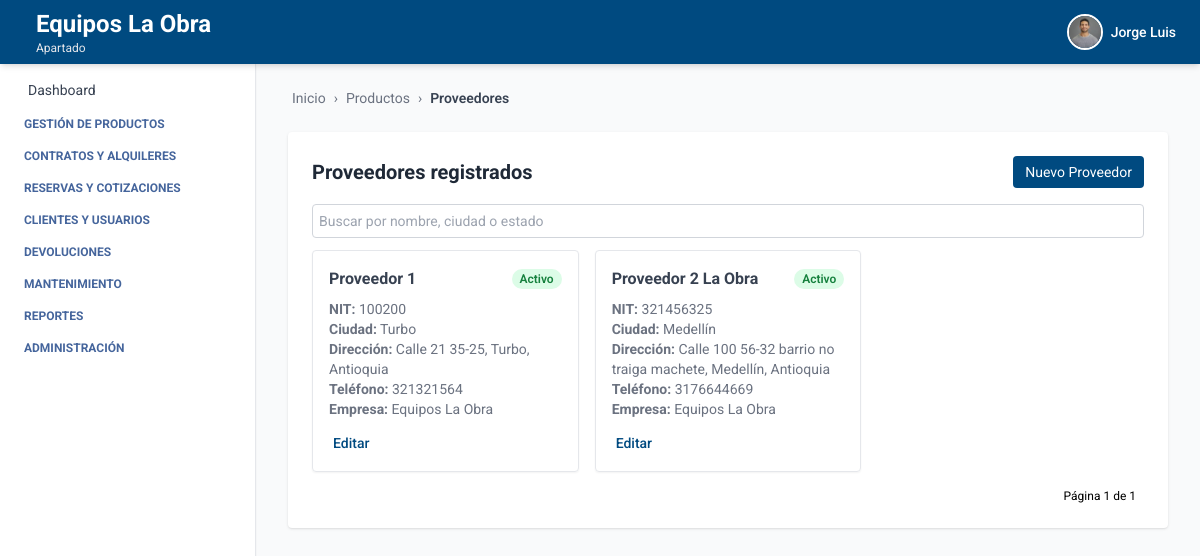
The app's page /productos/proveedores/ (signed in) with its own data.
### autenticacion/models.py (models this page shows, shortened)
class Usuario(AbstractUser):
    telefono = models.CharField(max_length=20, blank=True, null=True)
    empresa = models.ForeignKey(Empresa, on_delete=models.SET_NULL, null=True, blank=True)
    sucursal = models.ForeignKey(Sucursal, on_delete=models.SET_NULL, null=True, blank=True)
    ESTADOS = [
        ("activo", "Activo"),
        ("inactivo", "Inactivo"),
    ]
    estado = models.CharField(max_length=10, choices=ESTADOS, default="activo")
    foto_perfil = models.ImageField(upload_to='usuarios/img/', blank=True, null=True)
    groups = models.ManyToManyField(
        Group,
        related_name='usuarios',  # Evita conflicto con 'user_set'
        blank=True,
        help_text='The groups this user belongs to.',
        verbose_name='groups'
    )
    user_permissions = models.ManyToManyField(
        Permission,
        related_name='usuarios',  # Evita conflicto con 'user_set'
        blank=True,
        help_text='Specific permissions for this user.',
        verbose_name='user permissions'
    )

### empresa/models.py (models this page shows, shortened)
class Empresa(models.Model):
    ESTADOS = [
        ("activo", "Activo"),
        ("inactivo", "Inactivo"),
    ]
    nombre = models.CharField(max_length=100)
    nit = models.CharField(max_length=50, unique=True)
    ciudad = models.CharField(max_length=100, blank=True, null=True)
    direccion = models.CharField(max_length=255, blank=True, null=True)
    departamento = models.CharField(max_length=100, blank=True, null=True)
    telefono = models.CharField(max_length=20, blank=True, null=True)
    estado = models.CharField(max_length=20, choices=ESTADOS, default="activo")
    logo = models.ImageField(upload_to='empresas/img/', blank=True, null=True)

class Sucursal(models.Model):
    ESTADOS = [
        ("activo", "Activo"),
        ("inactivo", "Inactivo"),
    ]
    empresa = models.ForeignKey(Empresa, related_name='sucursales', on_delete=models.CASCADE)
    nombre = models.CharField(max_length=100)
    ciudad = models.CharField(max_length=100)
    direccion = models.CharField(max_length=255)
    departamento = models.CharField(max_length=100, blank=True, null=True)
    telefono = models.CharField(max_length=20, blank=True, null=True)
    estado = models.CharField(max_length=20, choices=ESTADOS, default="activo")

### producto/models.py (models this page shows, shortened)
class Proveedor(models.Model):
    ESTADOS = [
        ("activo", "Activo"),
        ("inactivo", "Inactivo"),
    ]
    nombre = models.CharField(max_length=100)
    nit = models.CharField(max_length=50, unique=True)
    ciudad = models.CharField(max_length=100, blank=True, null=True)
    direccion = models.CharField(max_length=255, blank=True, null=True)
    departamento = models.CharField(max_length=100, blank=True, null=True)
    telefono = models.CharField(max_length=20, blank=True, null=True)
    estado = models.CharField(max_length=20, choices=ESTADOS, default="activo")
    empresa = models.ForeignKey(Empresa, on_delete=models.CASCADE, related_name='proveedores', default=1)

### producto/views_proveedor.py (the view)
# urls.py: path('proveedores/', ProveedorListView.as_view(), name='proveedor_list'),
class ProveedorListView(LoginRequiredMixin,BreadcrumbMixin, ListView):
    model = Proveedor
    template_name = 'proveedor_list.html'
    context_object_name = 'proveedores'
    ordering = ['nombre']
    paginate_by = 10
    breadcrumb_items = [
        ("Productos", reverse_lazy("producto_list")),
        ("Proveedores", None)
    ]
    def get_queryset(self):
        return Proveedor.objects.filter(empresa=self.request.user.empresa)

### core/views.py (called while the page is built)
    def get_context_data(self, **kwargs):
        context = super().get_context_data(**kwargs)
        context["home"] = self.home_url
        context["breadcrumb_items"] = self.breadcrumb_items
        return context

### producto/templates/proveedor_list.html (shortened to what this page needs)
{% extends 'index.html' %}
{% block breadcrumb %}
  {% include 'breadcrumb.html' with home='/' breadcrumbs=breadcrumb_items %}
{% endblock %}
{% block content %}
  <div class="max-w-5xl mx-auto mt-6 bg-white p-6 rounded shadow">
    <div class="flex justify-between items-center mb-4">
      <h2 class="text-xl font-bold text-gray-800">Proveedores registrados</h2>
      <a href="{% url 'crear_proveedor' %}" class="bg-[var(--primary-color)] text-white px-3 py-1.5 text-sm rounded hover:bg-blue-700 transition">
        Nuevo Proveedor
      </a>
    </div>
    <form method="get" class="mb-3">
      <input type="text" name="q" placeholder="Buscar por nombre, ciudad o estado" value="{{ request.GET.q }}" class="w-full text-sm p-1.5 border border-gray-300 rounded focus:outline-none focus:ring-2 focus:ring-[var(--primary-color)]" />
    </form>
    {% if proveedores %}
      <div class="grid grid-cols-1 md:grid-cols-2 lg:grid-cols-3 gap-4">
        {% for proveedor in proveedores %}
          <div class="border rounded shadow-sm p-4 hover:shadow-lg transition relative">
            <div class="mb-2 flex justify-between items-center">
              <h3 class="font-bold text-gray-700">{{ proveedor.nombre }}</h3>
              <span class="text-xs font-semibold px-2 py-0.5 rounded-full
                {% if proveedor.estado == 'activo' %}
                  bg-green-100 text-green-700
                {% else %}
                  bg-red-100 text-red-700
                {% endif %}">
                {{ proveedor.get_estado_display }}
              </span>
            </div>
            <p class="text-sm text-gray-500"><strong>NIT:</strong> {{ proveedor.nit }}</p>
            <p class="text-sm text-gray-500"><strong>Ciudad:</strong> {{ proveedor.ciudad }}</p>
            <p class="text-sm text-gray-500"><strong>Dirección:</strong> {{ proveedor.direccion }}, {{ proveedor.ciudad }}, {{ proveedor.departamento }}</p>
            <p class="text-sm text-gray-500"><strong>Teléfono:</strong> {{ proveedor.telefono }}</p>
            <p class="text-sm text-gray-500"><strong>Empresa:</strong> {{ proveedor.empresa.nombre }}</p>
            <div class="mt-3">
              <a href="{% url 'editar_proveedor' proveedor.id %}" class="text-sm font-medium text-[var(--primary-color)] hover:underline">
                Editar
              </a>
            </div>
          </div>
        {% endfor %}
      </div>
    {% else %}
      <p class="text-gray-600">No hay proveedores registrados.</p>
    {% endif %}
    <div class="mt-4 flex justify-end text-xs">
      <span class="mx-2">Página {{ page_obj.number }} de {{ page_obj.paginator.num_pages }}</span>
    </div>
  </div>
{% endblock %}

### core/templates/header.html (shortened to what this page needs)
<header class="bg-[var(--primary-color)] shadow-md w-full h-16 flex items-center px-6 justify-between fixed top-0 left-0 z-10">
  <h1 class="text-white flex items-center gap-3 leading-tight">
    <div class="leading-tight">
  {% if request.user.is_authenticated %}
    {% if request.user.empresa %}
      <span class="text-xl sm:text-2xl font-bold block">
        {{ request.user.empresa.nombre }}
      </span>
    {% endif %}
    {% if request.user.sucursal %}
      <span class="text-xs text-gray-200 block">
        {{ request.user.sucursal.nombre }}
      </span>
    {% endif %}
  {% else %}
    <span class="text-xl text-gray-200 block">Gestión inteligente de Equipos</span>
  {% endif %}
</div>
  </h1>
  {% if request.user.is_authenticated %}
  <div x-data="{ open: false }" class="relative flex items-center space-x-3 cursor-pointer" @click.away="open = false">
    <button @click="open = !open" class="flex items-center space-x-2 focus:outline-none">
      {% if request.user.foto_perfil %}
        <img src="{{ request.user.foto_perfil.url }}" alt="Perfil" class="w-9 h-9 rounded-full object-cover border-2 border-white" />
      {% else %}
        <div class="w-9 h-9 rounded-full bg-white text-[var(--primary-color)] flex items-center justify-center font-bold text-sm">
          {{ request.user.first_name|first }}{{ request.user.last_name|first }}
        </div>
      {% endif %}
      <span class="text-white hidden sm:block text-sm font-medium">{{ request.user.first_name }}</span>
    </button>
  </div>
  {% endif %}
</header>

### core/templates/index.html (style rules this page uses)
:root { --primary-color: #004a80; --text-aside-color: rgb(69, 101, 156); }
body { font-family: 'Roboto', sans-serif; }

### records on screen
Usuario: user.empresa.nombre "Equipos La Obra", user.sucursal.nombre "Apartado", user.foto_perfil (picture), user.first_name "Jorge Luis"
Proveedor: nombre "Proveedor 1", estado "Activo", nit "100200", ciudad "Turbo", direccion "Calle 21 35-25", departamento "Antioquia", telefono "321321564", empresa.nombre "Equipos La Obra"
Proveedor: nombre "Proveedor 2 La Obra", estado "Activo", nit "321456325", ciudad "Medellín", direccion "Calle 100 56-32 barrio no traiga machete", departamento "Antioquia", telefono "3176644669", empresa.nombre "Equipos La Obra"

### other values on screen
{{ label }} "Productos"
{{ label }} "Proveedores"
{{ page_obj.number }} "1"
{{ page_obj.paginator.num_pages }} "1"
